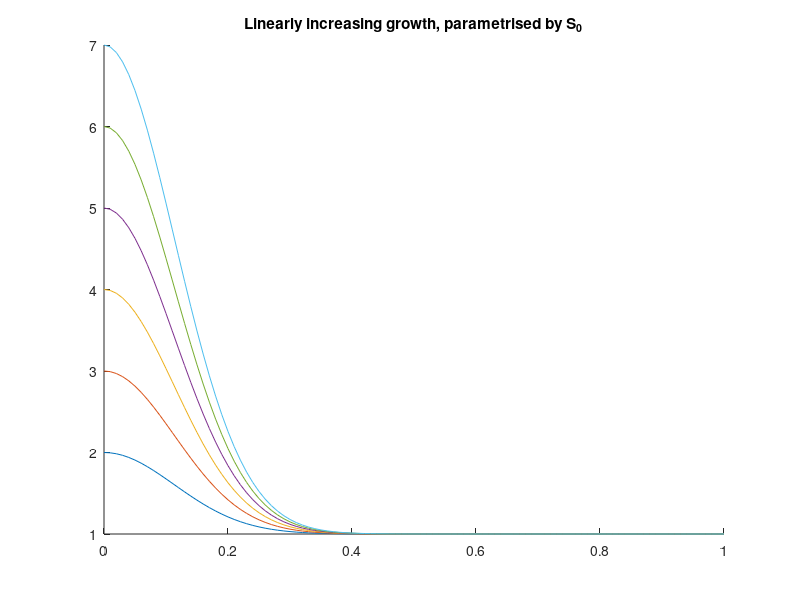
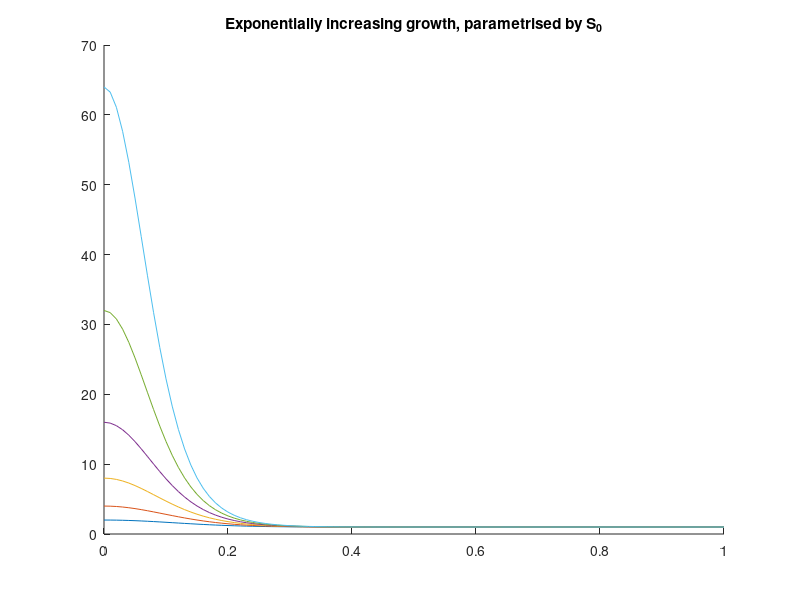
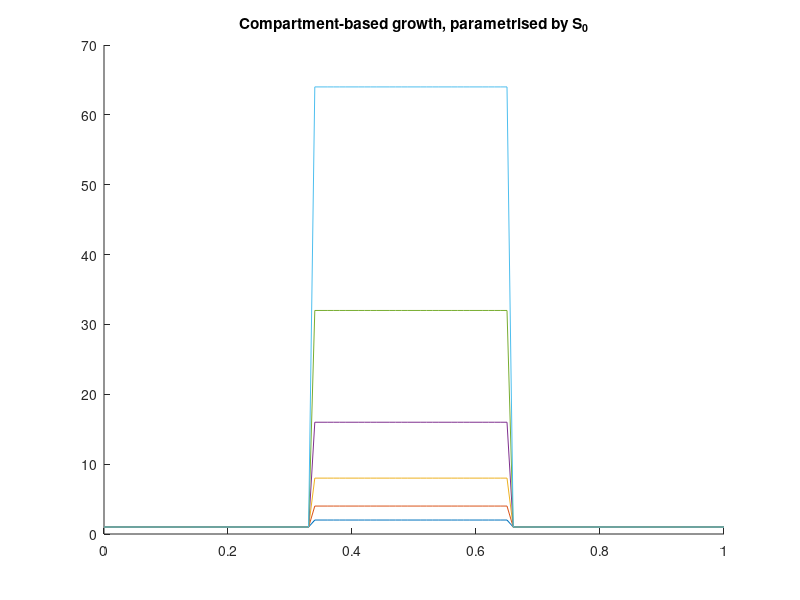
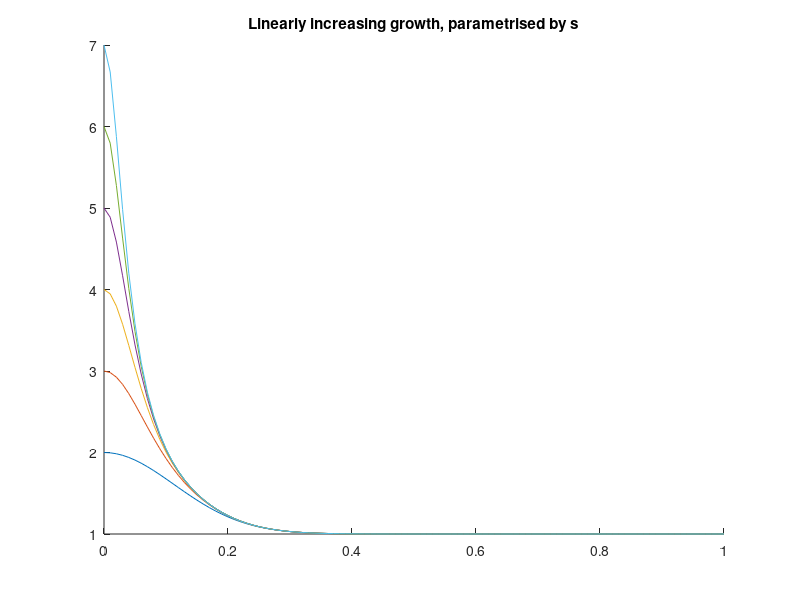

The MATLAB source for these figures, in order:
function InvestigateGrowthLaws
% Script where we can test different growth hypotheses.
close all

tMax = 5;
dt = 1;

times = 0:dt:tMax;

W = @(S, width) exp(-((S)./width).^2);

initArcLength = 0:1e-2:1;
currentArcLength = initArcLength;
initGamma = 1;

sigma = 2*10/125;
%% Let's first test Wnt-only signalling, where Wnt is parametrised by S0

gammaOld = initGamma;

figCount = 1;
% Test linear growth, Wnt parametrised by initial arc length
for i = 1:length(times)
    
    gammaNew = gammaOld + dt*W(initArcLength, sigma);
    
    figure(figCount)
    hold on
    plot(initArcLength, gammaNew)
    
    gammaOld = gammaNew;
end

figure(figCount)
hold on
title('Linearly increasing growth, parametrised by S_0')

gammaOld = initGamma;

figCount = figCount + 1;

% Test exponential growth, Wnt parametrised by initial arc length
for i = 1:length(times)
    
    gammaNew = gammaOld.*(1 + dt*W(initArcLength, sigma));
    
    figure(figCount)
    hold on
    plot(initArcLength, gammaNew)
    
    gammaOld = gammaNew;
end

figure(figCount)
hold on
title('Exponentially increasing growth, parametrised by S_0')

gammaOld = initGamma;
figCount = figCount + 1;
% Test compartment-based growth
for i = 1:length(times)
    
    gammaNew = gammaOld.*(1 + dt.*(initArcLength < (0.5 + sigma).*(initArcLength > 0.5 - sigma)));
    
    figure(figCount)
    hold on
    plot(initArcLength, gammaNew)
    
    gammaOld = gammaNew;
end

figure(figCount)
hold on
title('Compartment-based growth, parametrised by S_0')

%%
gammaOld = initGamma;

% Test linear growth, Wnt parametrised by initial arc length
for i = 1:length(times)
    
    gammaNew = gammaOld + dt*W(currentArcLength, sigma);
    currentArcLength = cumtrapz(initArcLength, gammaNew);
    
    figure(4)
    hold on
    plot(initArcLength, gammaNew)
    
    gammaOld = gammaNew;
end

figure(4)
hold on
title('Linearly increasing growth, parametrised by s')

gammaOld = initGamma;

% Test exponential growth, Wnt parametrised by initial arc length
for i = 1:length(times)
    
    gammaNew = gammaOld.*(1 + dt*W(currentArcLength, sigma));
    currentArcLength = cumtrapz(initArcLength, gammaNew);
    
    figure(5)
    hold on
    plot(initArcLength, gammaNew)
    
    gammaOld = gammaNew;
end

figure(5)
hold on
title('Exponentially increasing growth, parametrised by s')

gammaOld = initGamma;

% Test compartment based growth, parametrised by current arc length
for i = 1:length(times)
    
    gammaNew = gammaOld.*(1 + dt.*(currentArcLength < (0.5*currentArcLength(end) + sigma) ...
                    .*(currentArcLength > 0.5*currentArcLength(end) - sigma)));
    currentArcLength = cumtrapz(initArcLength, gammaNew);
        
    figure(6)
    hold on
    plot(initArcLength, gammaNew)
    
    gammaOld = gammaNew;
end

figure(6)
hold on
title('Compartment-based growth, parametrised by s')

